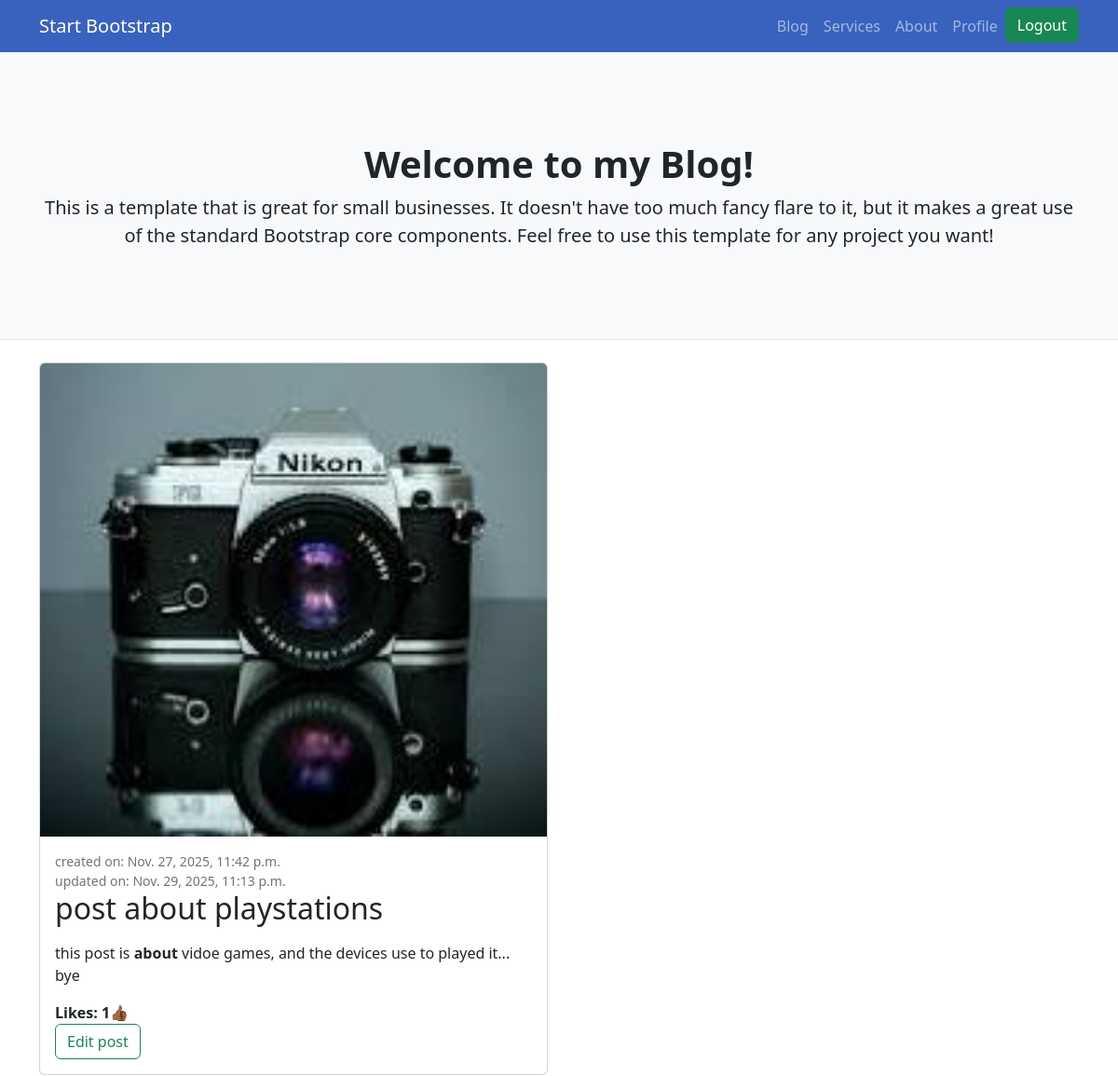
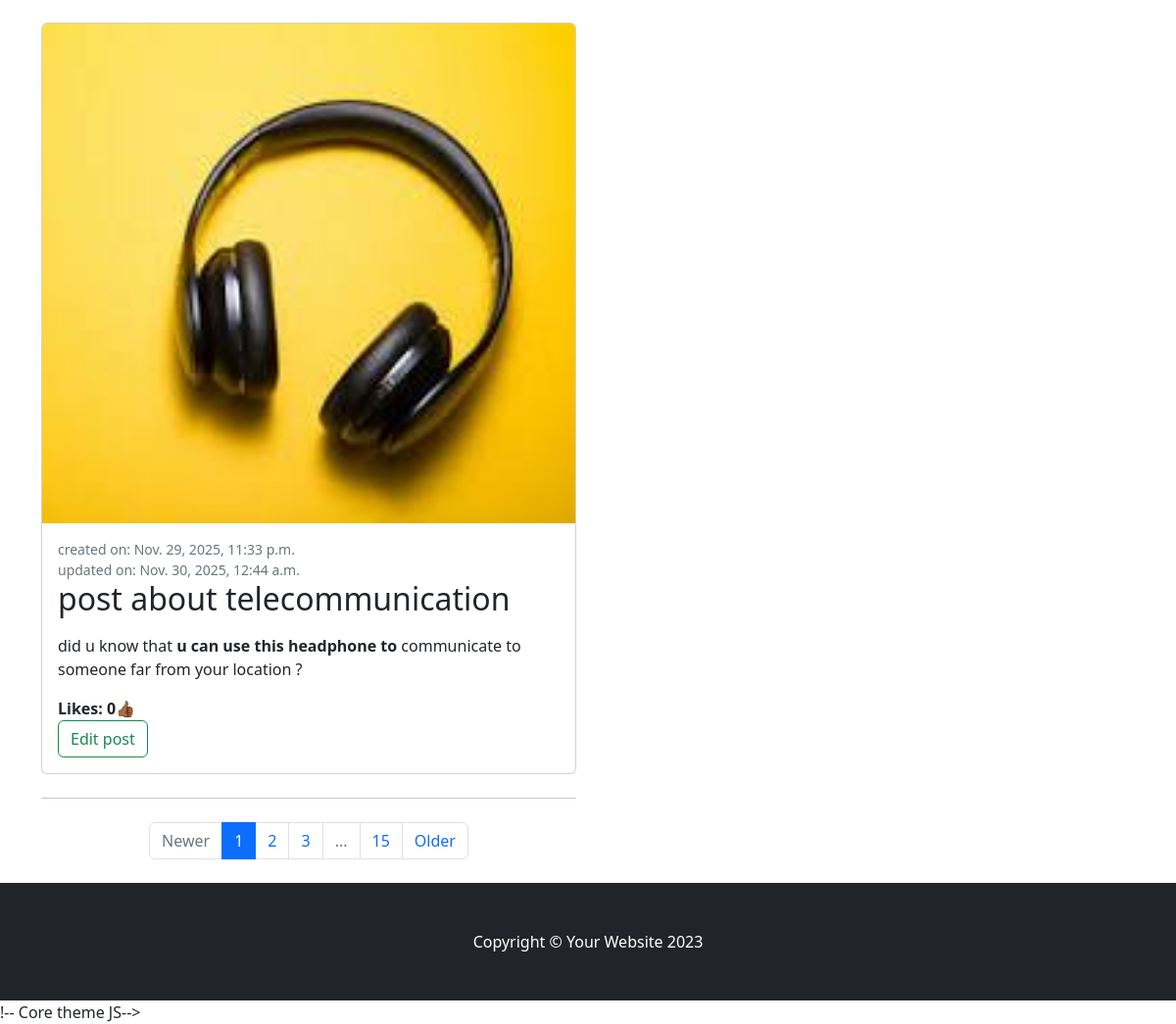
The page /all_post/ (signed in) on the database its author committed (2 pictures, top to bottom).
### the_root/models.py (models this page shows, shortened)
class Post(models.Model):
    post_owner = models.ForeignKey(User, on_delete=models.CASCADE)
    post_title = models.CharField(max_length=150)
    post_slug = models.SlugField(unique=True, blank=True)
    post_img = models.ImageField(upload_to="media/post_images/") # i will make it optional later and add default image
    post_detail = RichTextField()
    created = models.DateTimeField(auto_now_add=True)
    updated = models.DateTimeField(auto_now=True)

### the_root/views.py (the view)
# urls.py: path("all_post/", views.view_all_post, name="all_post"),
def view_all_post(request):
    user = request.user
    posts = Post.objects.filter(post_owner=user)
    return render(request, "base/all_post.html", {"posts":posts, "user":user})

### the_root/templates/base/all_post.html (shortened to what this page needs)
{% load static %}
<!DOCTYPE html>
<html lang="en">
    <head>
        <link href="{% static 'detailcss/detailstyles.css' %}" rel="stylesheet" />
    </head>
    <body>
        <nav class="navbar navbar-expand-lg navbar-dark nav-custom" >
            <div class="container">
                <a class="navbar-brand" href="#!">Start Bootstrap</a>
                <div class="collapse navbar-collapse" id="navbarSupportedContent">
                    <ul class="navbar-nav ms-auto mb-2 mb-lg-0">
                        <li class="nav-item"><a class="nav-link" href="{% url 'home' %}">Blog</a></li>
                        <li class="nav-item"><a class="nav-link" href="{% url 'service' %}">Services</a></li>
                        <li class="nav-item"><a class="nav-link" href="{% url 'about' %}">About</a></li>
                        <li class="nav-item"><a class="nav-link" href="{% url 'profile' %}">Profile</a></li>
                        {% if user.is_authenticated %}
                            <form method="POST" action="{% url 'signout' %}">
                                <button type="submit" class="btn btn-success">Logout</button>
                            </form>
                        {% else %}
                            <a class="btn btn-success" href="{% url 'signin' %}">Login</a>
                        {% endif %}
                    </ul>
                </div>
            </div>
        </nav>
        <header class="py-5 bg-light border-bottom mb-4">
            <div class="container">
                <div class="text-center my-5">
                    <h1 class="fw-bolder">Welcome to my Blog!</h1>
                    <p class="lead mb-0">This is a template that is great for small businesses. It doesn't have too much fancy flare to it, but it makes a great use of the standard Bootstrap core components. Feel free to use this template for any project you want!</p>
                </div>
            </div>
        </header>
        <div class="container">
            <div class="row">
                <div class="col-lg-6">
                    {% load static %}
                    {% for post in posts %}
                    <div class="card mb-4">
                        <a href="#!"><img class="card-img-top img-fluid"  src="{{ post.post_img.url }}" alt="..." /></a>
                        <div class="card-body">
                            <div class="small text-muted">created on: {{ post.created }} <br/>
                                 updated on: {{ post.updated }}</div>
                            <h2 class="card-title">{{ post.post_title }}</h2>
                            <p class="card-text">{{ post.post_detail|safe}}</p>
                            <div class="d-flex justify-content-between">
                                <b>Likes: {{ post.likes.count }}👍🏾</b>
                            </div>
                            <a class="btn btn-outline-success" href="{% url 'edit_post' slug=post.post_slug %}">Edit post</a>
                        </div>
                    </div>
                    {% endfor %}
                    <nav aria-label="Pagination">
                        <hr class="my-0" />
                        <ul class="pagination justify-content-center my-4">
                            <li class="page-item disabled"><a class="page-link" href="#" tabindex="-1" aria-disabled="true">Newer</a></li>
                            <li class="page-item active" aria-current="page"><a class="page-link" href="#!">1</a></li>
                            <li class="page-item"><a class="page-link" href="#!">2</a></li>
                            <li class="page-item"><a class="page-link" href="#!">3</a></li>
                            <li class="page-item disabled"><a class="page-link" href="#!">...</a></li>
                            <li class="page-item"><a class="page-link" href="#!">15</a></li>
                            <li class="page-item"><a class="page-link" href="#!">Older</a></li>
                        </ul>
                    </nav>
                </div>
            </div>
        </div>
        <footer class="py-5 bg-dark">
            <div class="container"><p class="m-0 text-center text-white">Copyright &copy; Your Website 2023</p></div>
        </footer>
        <script src="{% static 'bootstrap/dist/js/bootstrap.bundle.min.js' %}"></script>!-- Core theme JS-->
    </body>
</html>

### rows shown on the page
Post: post_img (picture), created "Nov. 27, 2025, 11:42 p.m.", updated "Nov. 29, 2025, 11:13 p.m.", post_title "post about playstations", post_detail "this post is about vidoe games, and the devices use to played it... bye", likes.count "1"
Post: post_img (picture), created "Nov. 29, 2025, 11:33 p.m.", updated "Nov. 30, 2025, 12:44 a.m.", post_title "post about telecommunication", post_detail "did u know that u can use this headphone to communicate to someone far from your location ?", likes.count "0"
